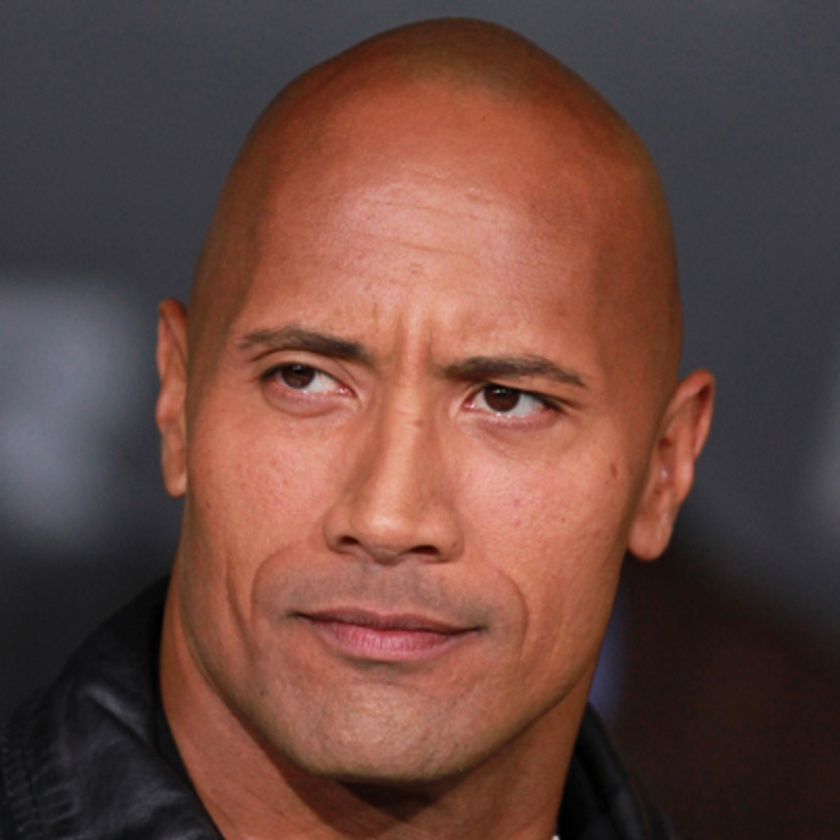
#> input picture test_images/dwayne.jpg, 840 x 840 px, shrunk from 1200 x 1200 before the run
$ python -i main.py   (imports and definitions only)
#> lines starting #> are read from the running program, lines starting #| are printed output that depends on the picture; after the words box and inside, x2 and y2 are one past the last pixel; in counts of white or black regions, pixels touching at a corner belong together
import cv2
import numpy as np
import matplotlib.pyplot as plt

def edge_mask(img, line_size=7, blur_value=7):
#> called with line_size = 7, blur_value = 7
    gray = cv2.cvtColor(img, cv2.COLOR_RGB2GRAY)
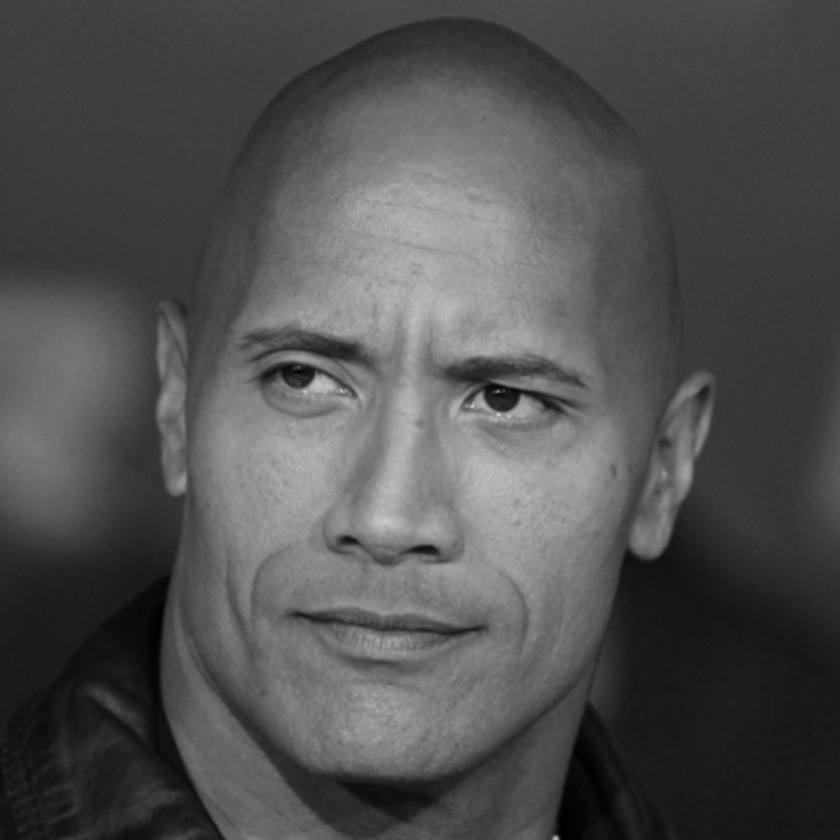
#> gray: shape (840, 840); min 0, max 214, mean 80.3
    gray_blur = cv2.medianBlur(gray, blur_value)
    edges = cv2.adaptiveThreshold(gray_blur, 255,cv2.ADAPTIVE_THRESH_MEAN_C,cv2.THRESH_BINARY,line_size, blur_value)
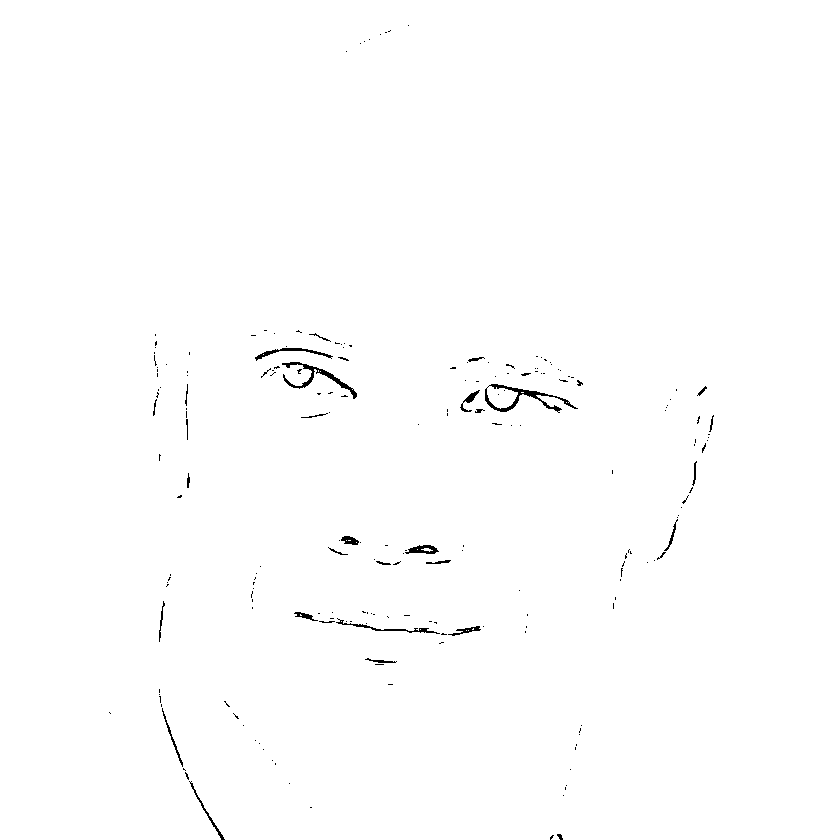
#> edges: shape (840, 840); 99.5% white; black in thin lines or dots, all inside (x1, y1, x2, y2) = (109, 25, 714, 840)
    return edges

def color_quantization(img,k):
#> called with k = 11
    data = np.float32(img).reshape((-1,3))
    criteria = (cv2.TERM_CRITERIA_EPS + cv2.TERM_CRITERIA_MAX_ITER,20,0.001)
    ret, label, center = cv2.kmeans(data, k, None, criteria, 10, cv2.KMEANS_RANDOM_CENTERS)
#> ret = 110653555.1; center = [[100.9, 102.1, 115.1], [157.8, 86.78, 64.76], [107.7, 56.74, 35.21], [134.2, 71.73, 49.39], [29.89, 22.79, 22.62], [177.1, 104.1, 82.95], [198.8, 123.4, 101.6], [215.6, 146, 126.3], [67.11, 66.96, 73.77], [56.46, 55.48, 61.22], [78.56, 40.42, 25.63]]
    center = np.uint8(center)
#> center = [[100, 102, 115], [157, 86, 64], [107, 56, 35], [134, 71, 49], [29, 22, 22], [177, 104, 82], [198, 123, 101], [215, 145, 126], [67, 66, 73], [56, 55, 61], [78, 40, 25]]
    result = center[label.flatten()]
    result = result.reshape(img.shape)
    return result
def cartoon(img,params=[7,7,11]):

    edges = edge_mask(img, params[0], params[1])
    res = color_quantization(img,params[2])
    blurr = cv2.bilateralFilter(res, d=7, sigmaColor=200,sigmaSpace=200)
    c = cv2.bitwise_and(blurr,blurr,mask=edges)
    return c

>>> import cv2
>>> picture = cv2.cvtColor(cv2.imread('../../test_images/dwayne.jpg'), cv2.COLOR_BGR2RGB)
>>> result = cartoon(picture)

$ run again, on test_images/jj.jpeg
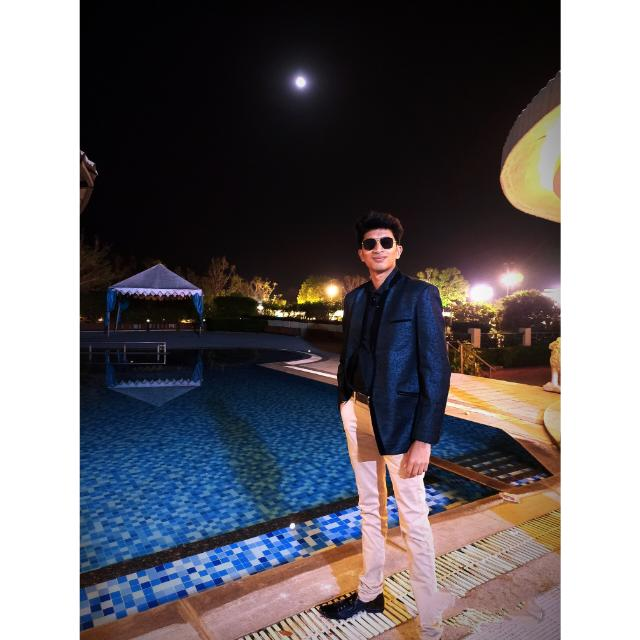
#> input picture test_images/jj.jpeg, 640 x 640 px
#> in edge_mask, `edges = cv2.adaptiveThreshold(gray_blur, 255,cv2.ADAPTIVE_THRESH_MEAN_..`:
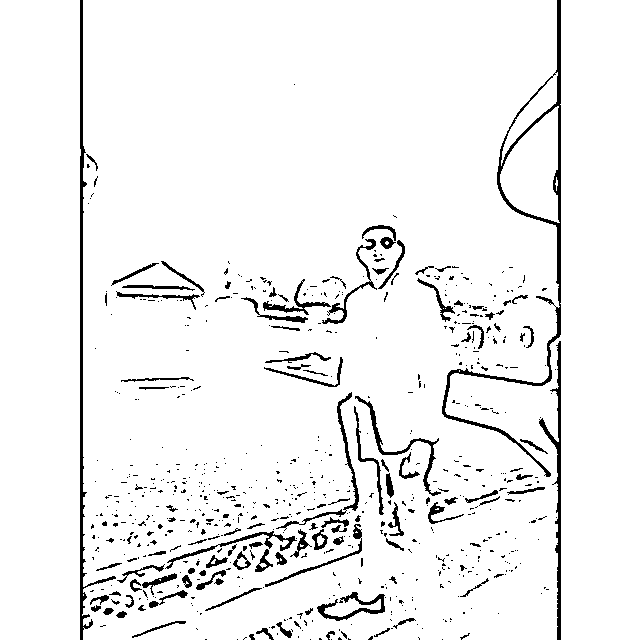
#> edges: shape (640, 640); 94.8% white; 695 black regions (574 under 20 px), largest, box (x1, y1, x2, y2) and area: (442, 0, 561, 477) 3143, (80, 0, 116, 640) 2186, (539, 341, 561, 640) 1228
#> in color_quantization, `ret, label, center = cv2.kmeans(data, k, None, criteria, 10, cv2.KMEAN..`: ret = 168232340.7; center = [[83.84, 128.1, 191.1], [22.63, 50.52, 89.05], [37.51, 84.63, 144.4], [92.51, 60.22, 47.86], [180.8, 152, 148.6], [201.8, 158.8, 96.26], [142.5, 106.6, 92.96], [9.77, 7.15, 8.68], [255.1, 254.8, 254.8], [28.66, 26.83, 35.06], [215.5, 187.8, 186.7]]
#> in color_quantization, `center = np.uint8(center)`: center = [[83, 128, 191], [22, 50, 89], [37, 84, 144], [92, 60, 47], [180, 151, 148], [201, 158, 96], [142, 106, 92], [9, 7, 8], [255, 254, 254], [28, 26, 35], [215, 187, 186]]
#> in cartoon, `c = cv2.bitwise_and(blurr,blurr,mask=edges)`:
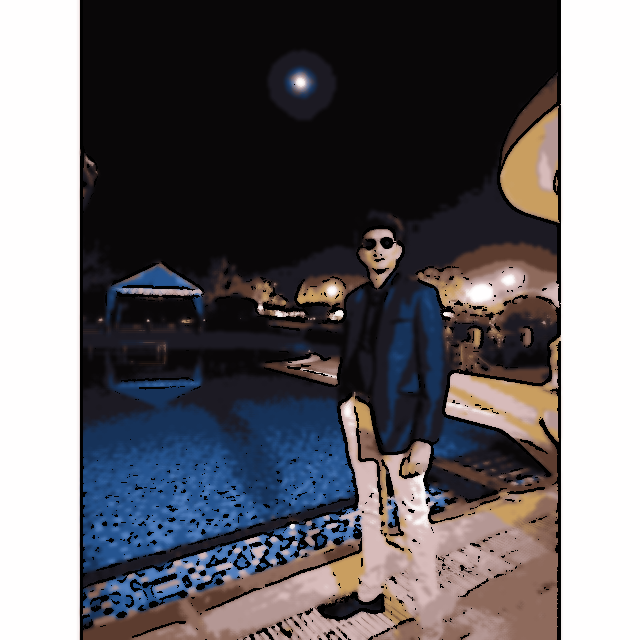
#> c: shape (640, 640, 3); mean R, G, B 103.9, 101, 105.2
